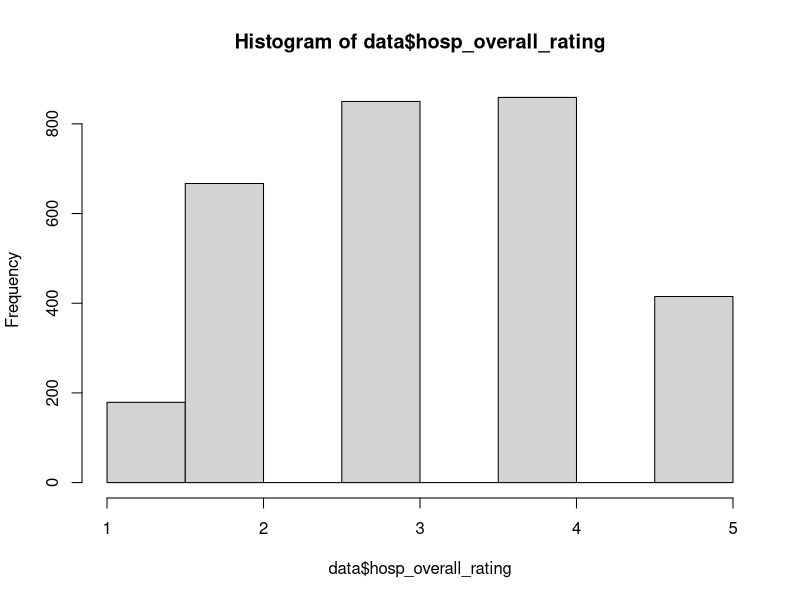
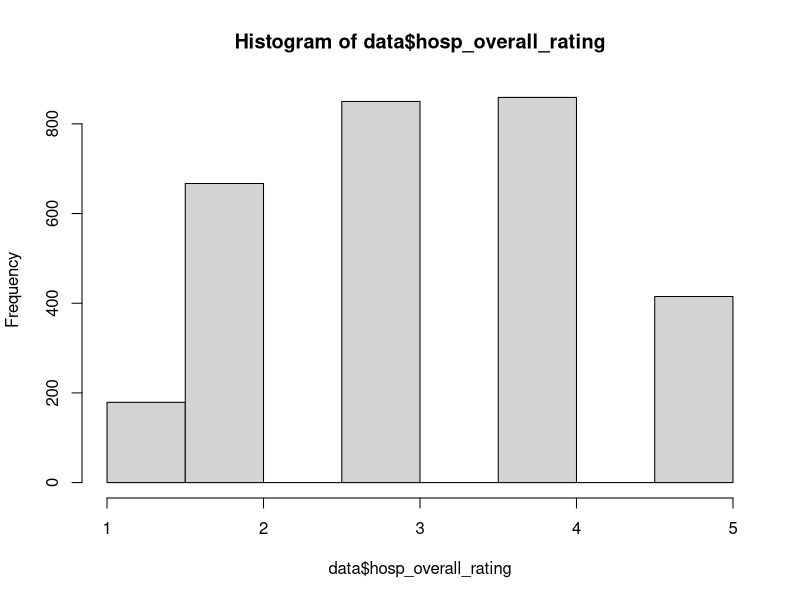

Here is the R script that generated these plots, in order:
## ---- chunk 1
knitr::opts_chunk$set(echo = TRUE)
## ---- chunk 2

#Install packages/libraries

library(dplyr)
library(ggplot2)

## ---- chunk 3

#Load in csv data for project

data <- read.csv('SDOH_Quality.csv')

str(data)

## ---- chunk 4
#Filter to only acute care and critical access facilities

data <- data %>% filter(hospital_type == 'Acute Care Hospitals' |  hospital_type == 'Critical Access Hospitals') 

(count_cah_acutre <- nrow(data))

## ---- chunk 5

# Drop facilities where zip code census demographic data is not available

data <- data %>% filter(median_age != "#N/A") 

(count_cah_acutre_zipNA <- nrow(data))


## ---- chunk 6

#Switch to numeric variables fo censuse/SDOH measures

data$median_age <- as.integer(data$median_age)
data$per_white_non_hisp <- as.integer(data$per_white_non_hisp)
data$med_inc_15plus_12mo <- as.integer(data$med_inc_15plus_12mo)
data$per_below_poverty <- as.integer(data$per_below_poverty)
data$per_college_grad_deg_25_plus <- as.integer(data$per_college_grad_deg_25_plus)
          
#Switch to numeric variables for quality measures
data$COMP_HIP_KNEE <- as.integer(data$COMP_HIP_KNEE)
data$MORT_30_AMI <- as.integer(data$MORT_30_AMI)
data$MORT_30_CABG <- as.integer(data$MORT_30_CABG)
data$MORT_30_COPD <- as.integer(data$MORT_30_COPD)
data$MORT_30_HF <- as.integer(data$MORT_30_HF)
data$MORT_30_PN <- as.integer(data$MORT_30_PN)
data$MORT_30_STK <- as.integer(data$MORT_30_STK)
data$PSI_03 <- as.integer(data$PSI_03)
data$PSI_04 <- as.integer(data$PSI_04)
data$PSI_06 <- as.integer(data$PSI_06)
data$PSI_08 <- as.integer(data$PSI_08)
data$PSI_09 <- as.integer(data$PSI_09)
data$PSI_10 <- as.integer(data$PSI_10)
data$PSI_12 <- as.integer(data$PSI_12)
data$PSI_11 <- as.integer(data$PSI_11)
data$PSI_13 <- as.integer(data$PSI_13)
data$PSI_11 <- as.integer(data$PSI_11)
data$PSI_14 <- as.integer(data$PSI_14)
data$PSI_15 <- as.integer(data$PSI_15)
data$PSI_90 <- as.integer(data$PSI_90)

#check to make sure all are now integers
str(data)

## ---- chunk 7
#Histogram of Overall Hospital Star Rating

hist(data$hosp_overall_rating)


## ---- chunk 8

#One more small change

hist(data$hosp_overall_rating)


